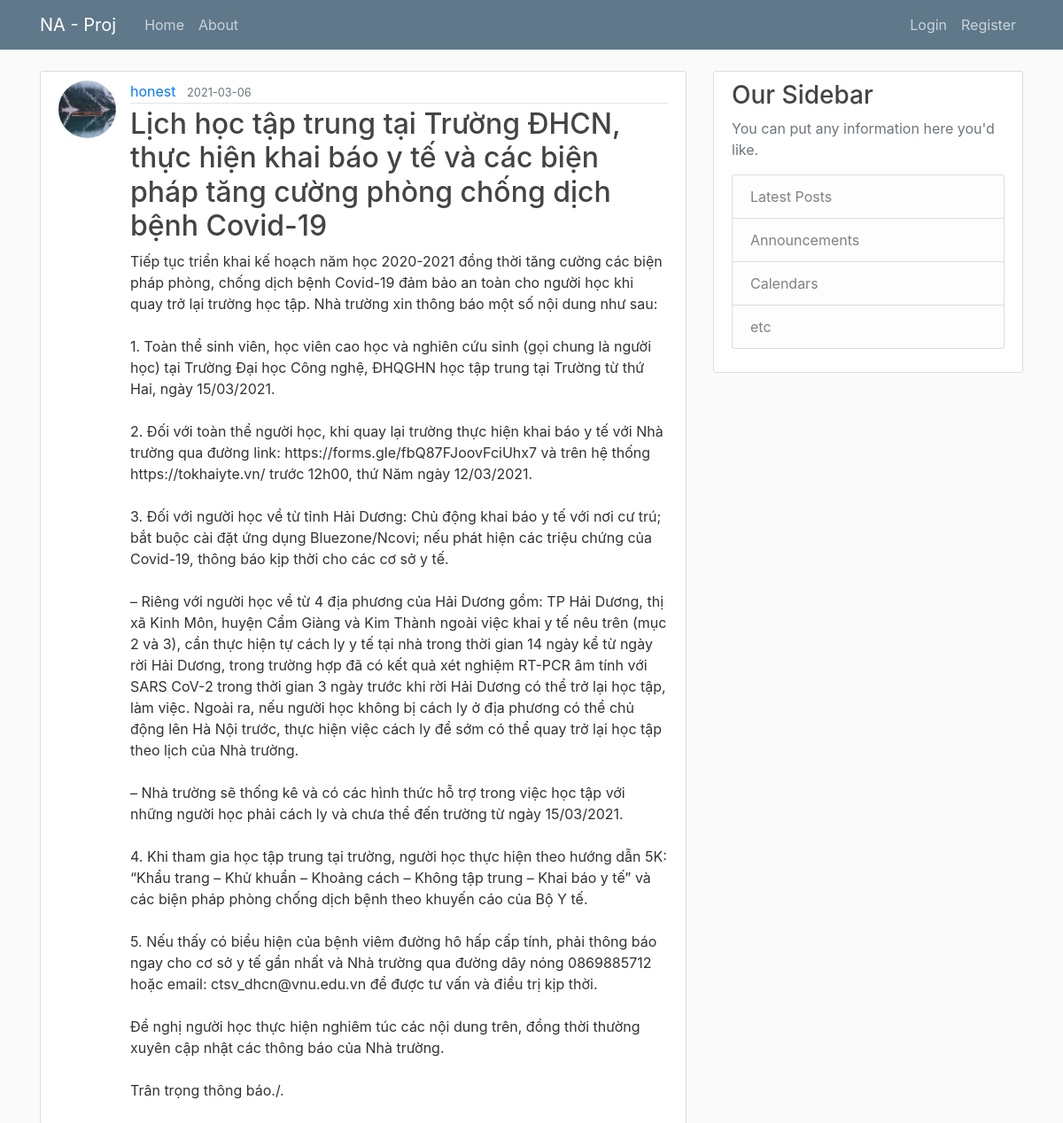
Screenshot of /post/2 with the database file from the repository.
### na_service/models.py (models this page shows, shortened)
class User(db.Model, UserMixin):
    id = db.Column(db.Integer, primary_key=True)
    username = db.Column(db.String(20), unique=True, nullable=False)
    email = db.Column(db.String(120), unique=True, nullable=False)
    image_file = db.Column(db.String(20), nullable=False, default='default.jpg')
    password = db.Column(db.String(60), nullable=False)
    posts = db.relationship('Post', backref='author', lazy=True)

class Post(db.Model):
    id = db.Column(db.Integer, primary_key=True)
    title = db.Column(db.String(100), nullable=False)
    date_posted = db.Column(db.DateTime, nullable=False, default=datetime.utcnow())
    content = db.Column(db.Text, nullable=False)
    user_id = db.Column(db.Integer, db.ForeignKey('user.id'), nullable=False)

### na_service/posts/routes.py (the view)
@posts.route("/post/<int:post_id>")
def post(post_id):
    post = Post.query.get_or_404(post_id)
    return render_template('post.html', title=post.title, post=post)

### na_service/templates/post.html (shortened to what this page needs)
{% extends "layout.html" %}
{% block content %}
    <article class="media content-section">
        <img class="rounded-circle article-img" src="{{ url_for('static', filename='profile_pics/' + post.author.image_file) }}" alt="image of author">
        <div class="media-body">
            <div class="article-metadata">
                <a class="mr-2" href="{{ url_for('users.user_posts', username=post.author.username) }}">{{ post.author.username }}</a>
                <small class="text-muted">{{ post.date_posted.strftime('%Y-%m-%d') }}</small>
            </div>
            <h2 class="article-title">{{ post.title }}</a></h2>
            <p class="article-content">{{ post.content }}</p>
        </div>
    </article>
{% endblock content %}

### na_service/static/css/main.css (style rules this page uses)
body { background: #fafafa; color: #333333; margin-top: 5rem; }
h1, h2, h3, h4, h5, h6 { color: #444444; }
.content-section { background: #ffffff; padding: 10px 20px; border: 1px solid #dddddd; border-radius: 3px; margin-bottom: 20px; }
.article-title { color: #444444; }
.article-content { white-space: pre-line; }
.article-img { height: 65px; width: 65px; margin-right: 16px; }
.article-metadata { padding-bottom: 1px; margin-bottom: 4px; border-bottom: 1px solid #e3e3e3 }

### rows the page displays
User: image_file (picture), author.username "honest"
Post: date_posted "2021-03-06", title "Lịch học tập trung tại Trường ĐHCN, thực hiện khai báo y tế và các biện pháp tăng cường phòng chống dịch bệnh Covid-19", content "Tiếp tục triển khai kế hoạch năm học 2020-2021 đồng thời tăng cường các biện pháp phòng, chống dịch bệnh Covid-19 đảm bảo an toàn cho người học khi quay trở lại trường học tập. Nhà trường xin thông báo một số nội dung như sau: 1. Toàn thể sinh viên, học viên cao học và nghiên cứu sinh (gọi chung là người học) tại Trường Đại học Công nghệ, ĐHQGHN học tập trung tại Trường từ thứ Hai, ngày 15/03/2021. 2. Đối với toàn thể người học, khi quay lại trường thực hiện khai báo y tế với Nhà trường qua đường link: https://forms.gle/fbQ87FJoovFciUhx7 và trên hệ thống https://tokhaiyte.vn/ trước 12h00, thứ Năm ngày 12/03/2021. 3. Đối với người học về từ tỉnh Hải Dương: Chủ động khai báo y tế với nơi cư…"
